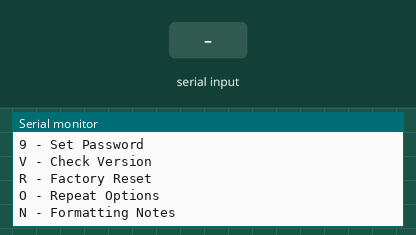
Recording of a sketch running on a simulated Arduino Uno, built with avr-gcc and run on an emulated ATmega328P. Parts: the last lines printed to the serial monitor. The test bench sets the inputs (shaded band). The modem accepts every AT command (registered, SIM ready, sends succeed) and sends nothing else.

Above: at 2.9 s.
3.0 s: "1" received over Serial
At 3.3 s:
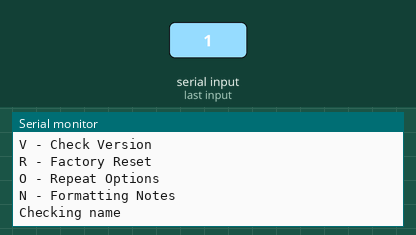
4.5 s: "2" received over Serial
At 5.3 s:
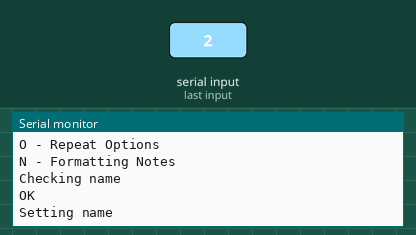
6.0 s: "3" received over Serial
At 6.8 s:
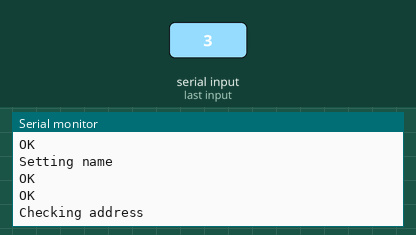
7.5 s: "4" received over Serial
At 7.9 s:
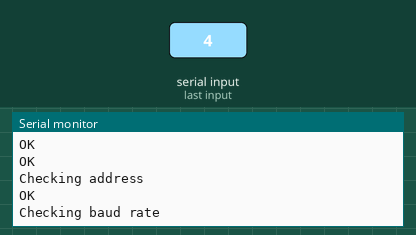
9.0 s: "5" received over Serial
At 9.8 s:
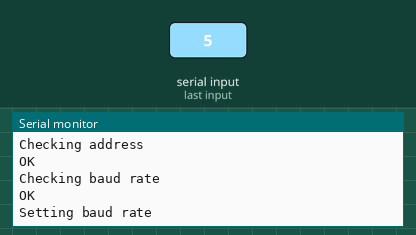
10.5 s: "6" received over Serial
At 12.6 s:
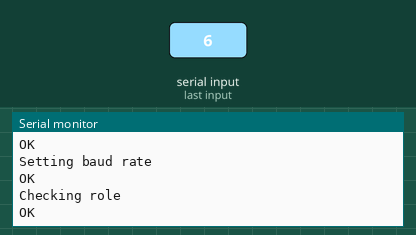

The sketch:

BT_Config.ino
```cpp
/*
 * BT Config
 * 1/5/17
 * Keith Nason
 *
 *  Use terminal to configure BT module
 *
 *  Used HC-05 and Arduino Uno
 *
 *  BT Pins
 *  Tx  - 5
 *  Rx  - 4
 *  Key - 3
 *
 *
 */


#include <SoftwareSerial.h>
#define key 3
SoftwareSerial BTSerial(4,5); // Rx,Tx

// Settings
int sel = '0';


// Used to set new name, baud rate, password, role

String newName = "New BT Name";
String baud = "9600,0,0";
String pass = "1234";
int role = 0; //1 = master, 0 = slave, normally 0


// Strings for commands
String setName = String("AT+NAME=");
String checkStatus = String("AT");
String checkBaud = String("AT+UART");
String setBaud = String("AT+UART=");
String checkPass = String("AT+PSWD");
String setPass = String("AT+PSWD=");
String checkName = String("AT+Name");
String checkAdd = String("AT+ADDR");
String checkRole = String("AT+ROLE");
String checkVersion = String("AT+Version");
String factRestore = String("AT+ORGL");
String setRole = String("AT+ROLE=");


void setup() {

//Init serial connections
 Serial.begin(9600);
 BTSerial.begin(9600);

// Set Key High for commands
 pinMode(key, OUTPUT);
 digitalWrite(key, HIGH);

// Check connection to module
 sel = '0';
 commands();

 delay(500);

//Write bt response to monitor
  while (BTSerial.available()) {
  Serial.write(BTSerial.read());
  }


//Add blank line then tell options
 Serial.println();
 selInfo();


}


void loop() {

//Wait for command
 while (!Serial.available());
 int ComSel = Serial.read();
 sel = (ComSel);

//Serial.println(sel);

commands();

  //Write bt response to monitor
  while (BTSerial.available()) {
  Serial.write(BTSerial.read());
}


}


void commands(){


switch (sel) {

 // Check Status
  case '0':
   Serial.println("Checking connection");
   BTSerial.println(checkStatus);
   break;

//Check Name
   case '1':
   Serial.println("Checking name");
   BTSerial.println(checkName);
   break;

//Set Name
   case '2':
   Serial.println("Setting name");
   BTSerial.println(setName+newName);
   BTSerial.println(checkName);
   break;

//Check Address
   case '3':
   Serial.println("Checking address");
   BTSerial.println(checkAdd);
   break;

//Check Baud
   case '4':
   Serial.println("Checking baud rate");
   BTSerial.println(checkBaud);
   break;

//Set Baud
   case '5':
   Serial.println("Setting baud rate");
   BTSerial.println(setBaud+baud);
   break;

//Check Role
   case '6':
   Serial.println("Checking role");
   BTSerial.println(checkRole);
   break;

//Set Role
   case '7':
   Serial.println("Setting role");
   BTSerial.println(setRole+role);
   break;

//Check Pass
   case '8':
   Serial.println("Checking password");
   BTSerial.println(checkPass);
   break;

//Set Pass
   case '9':
   Serial.println("Setting password");
   BTSerial.println(setPass+pass);
   break;


//Check Version
   case 'V':
   Serial.println("Checking version");
   BTSerial.println(checkVersion);
   break;

//Factory Settings
   case 'R':
   Serial.println("Reseting to factory settings");
   BTSerial.println(factRestore);
   break;


//Repeat Options
   case 'O':
   selInfo();
   break;

//Format Notes
   case 'N':
   Serial.println("Baud is set as - BAUD , 0 , 0");
   Serial.println("Role is set by - 0 = Slave, 1 = Master");
   break;


// Do nothing
  default:
    break;

}

delay(1000);

//Write bt response to monitor
  while (BTSerial.available()) {
      Serial.write(BTSerial.read());
    }
}

void selInfo(){

  Serial.println("Select Option, Case Sensitive");
  Serial.println("0 - Check Status");
  Serial.println("1 - Check Name");
  Serial.println("2 - Set Name");
  Serial.println("3 - Check Address");
  Serial.println("4 - Check Baud Rate");
  Serial.println("5 - Set Baud Rate");
  Serial.println("6 - Check Role");
  Serial.println("7 - Set Role");
  Serial.println("8 - Check Password");
  Serial.println("9 - Set Password");
  Serial.println("V - Check Version");
  Serial.println("R - Factory Reset");
  Serial.println("O - Repeat Options");
  Serial.println("N - Formatting Notes");
  Serial.println();
}
```

Measured:
- after the input at 3.0 s, the serial monitor: prints a new line at once (image 1)
- after the input at 4.5 s, the serial monitor: prints a new line at once (image 2)
- after the input at 6.0 s, the serial monitor: prints a new line at once (image 3)
- after the input at 7.5 s, the serial monitor: prints a new line at once (image 4)
- after the input at 9.0 s, the serial monitor: prints a new line at once (image 5)
- after the input at 10.5 s, the serial monitor: prints a new line at once (image 6)
